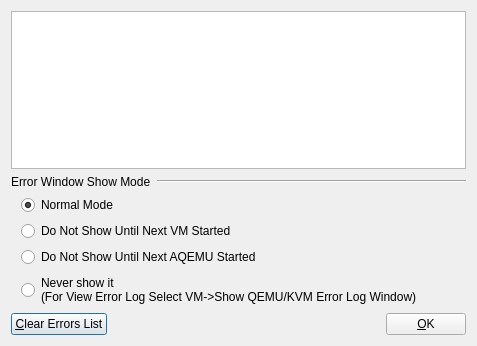
<?xml version="1.0" encoding="UTF-8"?>
<ui version="4.0">
 <author>Andrey Rijov</author>
 <class>Error_Log_Window</class>
 <widget class="QDialog" name="Error_Log_Window">
  <property name="geometry">
   <rect>
    <x>0</x>
    <y>0</y>
    <width>477</width>
    <height>346</height>
   </rect>
  </property>
  <property name="windowTitle">
   <string>QEMU Error Log</string>
  </property>
  <property name="windowIcon">
   <iconset resource="images.qrc">
    <normaloff>:/bug.png</normaloff>:/bug.png</iconset>
  </property>
  <layout class="QVBoxLayout" name="verticalLayout_2">
   <item>
    <widget class="QTextEdit" name="Edit_Log">
     <property name="readOnly">
      <bool>true</bool>
     </property>
    </widget>
   </item>
   <item>
    <layout class="QHBoxLayout" name="horizontalLayout_2">
     <item>
      <widget class="QLabel" name="Label_Show_Mode">
       <property name="sizePolicy">
        <sizepolicy hsizetype="Maximum" vsizetype="Preferred">
         <horstretch>0</horstretch>
         <verstretch>0</verstretch>
        </sizepolicy>
       </property>
       <property name="text">
        <string>Error Window Show Mode</string>
       </property>
      </widget>
     </item>
     <item>
      <widget class="Line" name="line">
       <property name="sizePolicy">
        <sizepolicy hsizetype="Minimum" vsizetype="Fixed">
         <horstretch>0</horstretch>
         <verstretch>0</verstretch>
        </sizepolicy>
       </property>
       <property name="orientation">
        <enum>Qt::Horizontal</enum>
       </property>
      </widget>
     </item>
    </layout>
   </item>
   <item>
    <layout class="QVBoxLayout" name="verticalLayout">
     <property name="leftMargin">
      <number>10</number>
     </property>
     <item>
      <widget class="QRadioButton" name="RB_Normal_Mode">
       <property name="text">
        <string>Normal Mode</string>
       </property>
       <property name="checked">
        <bool>true</bool>
       </property>
      </widget>
     </item>
     <item>
      <widget class="QRadioButton" name="RB_Show_VM_Started">
       <property name="text">
        <string>Do Not Show Until Next VM Started</string>
       </property>
       <property name="checked">
        <bool>false</bool>
       </property>
      </widget>
     </item>
     <item>
      <widget class="QRadioButton" name="RB_Show_AQEMU_Started">
       <property name="text">
        <string>Do Not Show Until Next AQEMU Started</string>
       </property>
      </widget>
     </item>
     <item>
      <widget class="QRadioButton" name="RB_No_Show_Forever">
       <property name="text">
        <string>Never show it
(For View Error Log Select VM-&gt;Show QEMU/KVM Error Log Window)</string>
       </property>
      </widget>
     </item>
    </layout>
   </item>
   <item>
    <layout class="QHBoxLayout" name="horizontalLayout">
     <item>
      <widget class="QPushButton" name="Button_Clear_Log">
       <property name="text">
        <string>&amp;Clear Errors List</string>
       </property>
       <property name="icon">
        <iconset resource="images.qrc">
         <normaloff>:/error.png</normaloff>:/error.png</iconset>
       </property>
      </widget>
     </item>
     <item>
      <spacer name="horizontalSpacer">
       <property name="orientation">
        <enum>Qt::Horizontal</enum>
       </property>
       <property name="sizeHint" stdset="0">
        <size>
         <width>40</width>
         <height>20</height>
        </size>
       </property>
      </spacer>
     </item>
     <item>
      <widget class="QPushButton" name="Button_Hide">
       <property name="text">
        <string>&amp;OK</string>
       </property>
       <property name="icon">
        <iconset resource="images.qrc">
         <normaloff>:/ok.png</normaloff>:/ok.png</iconset>
       </property>
      </widget>
     </item>
    </layout>
   </item>
  </layout>
 </widget>
 <tabstops>
  <tabstop>Edit_Log</tabstop>
  <tabstop>RB_Normal_Mode</tabstop>
  <tabstop>RB_Show_VM_Started</tabstop>
  <tabstop>RB_Show_AQEMU_Started</tabstop>
  <tabstop>RB_No_Show_Forever</tabstop>
  <tabstop>Button_Clear_Log</tabstop>
  <tabstop>Button_Hide</tabstop>
 </tabstops>
 <resources>
  <include location="images.qrc"/>
 </resources>
 <connections>
  <connection>
   <sender>Button_Clear_Log</sender>
   <signal>clicked()</signal>
   <receiver>Edit_Log</receiver>
   <slot>clear()</slot>
   <hints>
    <hint type="sourcelabel">
     <x>53</x>
     <y>291</y>
    </hint>
    <hint type="destinationlabel">
     <x>228</x>
     <y>103</y>
    </hint>
   </hints>
  </connection>
 </connections>
</ui>
